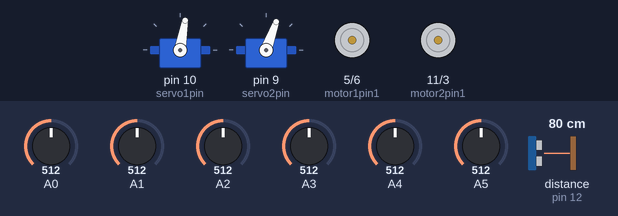
Simulated run of this sketch. Board: Arduino Uno, built with avr-gcc and run on an emulated ATmega328P. Parts: 2 × servo, motor-driver pin pairs drawn as motors (green arrow = first pin HIGH = forward, orange = second pin HIGH = backward, longer = more drive). The inputs (shaded band) are chosen by the test bench; at power-on: A0 = 512, A1 = 512, A2 = 512, A3 = 512, A4 = 512, A5 = 512, distance to the obstacle (sensor on pin 12) 80 cm. The echo pulse lasts 58.3 µs per cm.

Above: at 7.9 s.
8.0 s: A0 set to 716
9.9 s: A1 set to 596
At 10.5 s:
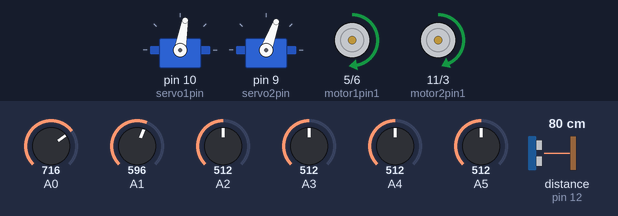
11.4 s: A1 set to 622
At 12.5 s:
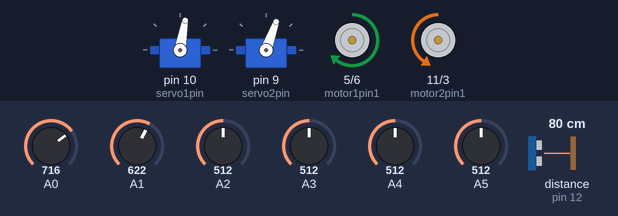
12.9 s: A2 set to 602
14.4 s: A2 set to 623
At 14.8 s:
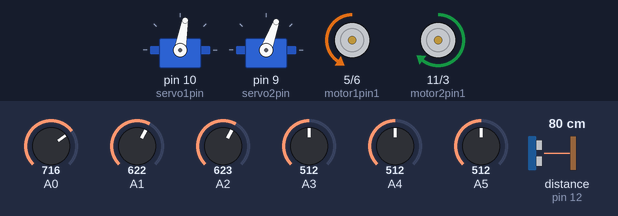
17.4 s: A3 set to 716
Timing chart, 0 to 21.4 s (numbered marks = the images above; inputs shaded):
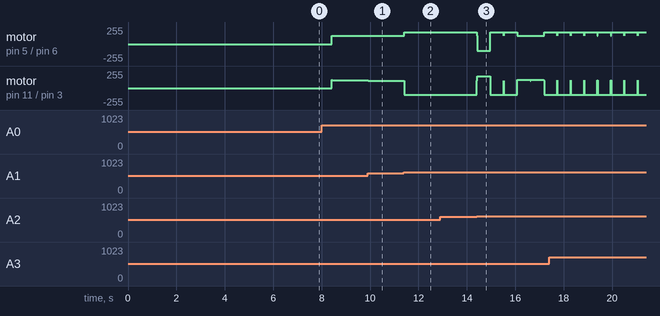

Measured:
- the behaviour switches between 614 and 615 on A1 (found by bisection; images 1 and 2)
- the behaviour switches between 613 and 614 on A2 (found by bisection; images 2 and 3)
- after the input at 9.9 s, motor on pin 11 (motor2pin1) / pin 3 (motor2pin2): forward 114/255 → forward 112/255 at once
- after the input at 11.4 s, motor on pin 5 (motor1pin1) / pin 6 (motor1pin2): forward 127/255 → forward 178/255 at once; motor on pin 11 (motor2pin1) / pin 3 (motor2pin2): forward 112/255 → backward 102/255 at once
- after the input at 12.9 s, every drawn part: stays the same
- after the input at 14.4 s, motor on pin 5 (motor1pin1) / pin 6 (motor1pin2): forward 178/255 → backward 102/255 at once, → forward 178/255 0.55 s later, → forward 127/255 1.1 s later, → forward 178/255 1.1 s later

The sketch:

search_n_rescue.ino
```cpp
// TODO:
// Better naming for motorpins
#include <QTRSensors.h>
#include <NewPing.h>
#include <Servo.h>

int servo1pin = 10; // servograb
int servo2pin = 9; //servolift

Servo servolift;
Servo servograb;

//Motor Pins
int motor1pin1 = 5; //blue left m1
int motor1pin2 = 6; //orange
int motor2pin1 = 11; //orange right m2
int motor2pin2 = 3; //blue

int motorSpeed = 50;   //regular motorspeed. The whole code works for =50

// Sonar: Pins , Max distance and Ping Timers
  #define TRIGGER_PIN 13 //trigger
  #define ECHO_PIN 12 //brown
  #define MAX_DISTANCE 100

  unsigned int pingSpeed = 500; // How often to ping (ms)
  unsigned long pingTimer;  // Time for next ping
  NewPing sonar(TRIGGER_PIN,ECHO_PIN,MAX_DISTANCE);


// Sensors
  const uint8_t SensorCount = 6;
  uint16_t sensors[SensorCount];
  static uint16_t lastError = 0;
  int llv = 600;
  QTRSensors qtr;

  int counter = 0;
  int counterDE = 0;
  int counterZy= 0;

void setup(){

  //servo
  servograb.attach(servo1pin);
  servolift.attach(servo2pin);

  //servolift.write(170);
  //delay(1000);
  servograb.write(80);
  servolift.write(70);


  setupIRSensors();
  setupLocomotion();
}

void loop(){
  int16_t position = qtr.readLineBlack(sensors);
  int tt = 535;

  position = qtr.readLineBlack(sensors);

  if(sensors[0] > llv && sensors[1] > llv || sensors[4] > llv && sensors[5] > llv){
    for (uint8_t i = 0; i < SensorCount; i++)
    {
      Serial.print(sensors[i]);
      Serial.print(' ');
    }
    Serial.print("Junction or turn");


    counter++;

    Serial.print(counter);

    if (counter == 2 || counter == 19 || counter == 23 || counter == 31 || counter == 40  || counter == 52  ){ //right turns
     setMotors(1.4*motorSpeed, -0.8*motorSpeed);
     delay(tt);
     while(sensors[2] < llv && sensors [3] <llv){
       int16_t position = qtr.readLineBlack(sensors);
      }
    }else if (counter ==  4 || counter == 22 || counter == 45 || counter == 46 ){ //left turns
    setMotors(-0.8*motorSpeed, 1.4*motorSpeed);
     delay(tt);
     while(sensors[2] < llv && sensors [3] <llv){
       int16_t position = qtr.readLineBlack(sensors);
      }
    }else if (counter == 5 || counter == 6 || counter == 24|| counter == 33 || counter == 34 || counter == 43 || counter == 51){ //straight
    setMotors(motorSpeed, motorSpeed);
     delay(tt);
     while(sensors[2] < llv){
       int16_t position = qtr.readLineBlack(sensors);
      }
    } else if(sensors[0] > llv && sensors[1] > llv){
     Serial.print(sensors[0]);
     Serial.print(" LEFT\n");

     setMotors(-0.8*motorSpeed, 1.4*motorSpeed);
     delay(tt);
     while(sensors[2] < llv && sensors [3] <llv){
        int16_t position = qtr.readLineBlack(sensors);
      }
    } else if(sensors[4] > llv && sensors[5] > llv){
      Serial.print(sensors[5]);
      Serial.print(" RIGHT\n");
      setMotors(1.4*motorSpeed, -0.8*motorSpeed);
      delay(tt);
      while(sensors[2] < llv && sensors [3] <llv){
        int16_t position = qtr.readLineBlack(sensors);
      }
    }

  }


 if(sensors[0] < llv && sensors[1] < llv && sensors[2] < llv && sensors[3] < llv && sensors[4] < llv && sensors[5] < llv){
    Serial.print("DEAD_END\n");

    counterDE++;

    setMotors(0, 0);
    delay(tt);
    unsigned int uS = sonar.ping(); //Send a ping
    unsigned int distance = sonar.convert_cm(uS); //Convert ping
    position = qtr.readLineBlack(sensors);


   if(counterDE == 6){  // straight
      setMotors(motorSpeed, motorSpeed);

      while(sensors[0] < llv && sensors[1] < llv && sensors[2] < llv && sensors[3] < llv && sensors[4] < llv && sensors[5] < llv) {
        position =  qtr.readLineBlack(sensors);
      }

    } else if (counterDE== 3 || counterDE == 5)  { //straight with optimized speed
      setMotors(motorSpeed, motorSpeed);

      while(sensors[0] < llv && sensors[1] < llv && sensors[2] < llv && sensors[3] < llv && sensors[4] < llv && sensors[5] < llv) {
        position =  qtr.readLineBlack(sensors);
      }

    } else if (distance < 30 && sensors[0] < llv && sensors[1] < llv && sensors[2] < llv && sensors[3] < llv && sensors[4] < llv && sensors[5] < llv){ //180 degree turns
      setMotors(-20, 20);    // maybe we can increase these values
      while(sensors[2] < llv && sensors[3] < llv) {
        position =  qtr.readLineBlack(sensors);
     }
    } else if (counterDE == 9){       //end action
      setMotors(0, 0);
      delay(10000);
    }

  }


  position = qtr.readLineBlack(sensors);


  unsigned int uS = sonar.ping(); //Send a ping
  unsigned int distance = sonar.convert_cm(uS); //Convert ping
  Serial.print(sonar.convert_cm(uS)); // Convert ping time to distance and print result (0 = outside set distance range, no ping echo)
  Serial.println("cm");


   if (distance == 10) {
   setMotors(0,0);
   counterZy++;
   delay(1000);
   servolift.write(160);
   delay(1000);
   servograb.write(140);
   delay(1000);
   servolift.write(70);
   delay(1000);
   servograb.write(80);
   delay(1000);
   unsigned int uS = sonar.ping();
   Serial.print("grab");


}
 else if (distance == 10 && counterZy==2) {
   setMotors(0,0);
   counterZy++;
   delay(1000);
   servolift.write(160);
   delay(1000);
   servograb.write(140);
   delay(1000);
   servolift.write(70);
   delay(1000);
   unsigned int uS = sonar.ping();
   Serial.print("grab");
  }


  for (uint8_t i = 0; i < SensorCount; i++)
  {
    Serial.print(sensors[i]);
    Serial.print(' ');
  }
  //Serial.print("STRAIGHT\n");
  Serial.println();
  int16_t error = position - 2500;

  float P = error;
  float I = I + error;
  float D = error - lastError;

  float KP = 0.035;
  float KI = 0;
  float KD = 0;

  int16_t correction = (KP * P) + (KI * I) + (KD * D);

  int16_t m1Speed = motorSpeed + correction;
  int16_t m2Speed = motorSpeed - correction;

  //Only positive speeds
  if(m1Speed < 0) { m1Speed = 0; }
  if(m2Speed < 0) { m2Speed = 0; }

  //Speed limit at 50
  if(m1Speed > 50) { m1Speed = 50;}
  if(m2Speed > 50) { m2Speed = 50;}

  setMotors(m1Speed, m2Speed);

  lastError = error;
}

void setupIRSensors(){
  // Set line sensor to Analog and set
  qtr.setTypeAnalog();
  qtr.setSensorPins((const uint8_t[]){A0, A1, A2, A3, A4, A5}, SensorCount);

  // Calibrate
  for (uint8_t i = 0; i < 250; i++)
  {
    qtr.calibrate();
    delay(2);
  }
}

void setupLocomotion(){
  // Set motor pins to output
  pinMode(motor1pin1, OUTPUT);
  pinMode(motor1pin2, OUTPUT);
}


bool checkSensors(){
  bool lostLine;
  unsigned int lowestLineValue = 20;
  int16_t position = qtr.readLineBlack(sensors);
  for(int i = 0; i < SensorCount; i++){
    if(sensors[i] > lowestLineValue){
      lostLine = false;
      break;
    }
  }

  return lostLine;
}

//Function to run the motors, the Speeds can be set between -100 and 100
void setMotors(int leftSpeed,int rightSpeed){
  if(rightSpeed>=0 and rightSpeed != 0){
    int Speed = map(rightSpeed, 0, 100, 0, 255);
    analogWrite(motor1pin1, Speed);
    digitalWrite(motor1pin2, LOW);
  }
  if(rightSpeed<=0 and rightSpeed != 0){
    int Speed = map(rightSpeed, -100, 0, 255, 0);
    digitalWrite(motor1pin1, LOW);
    analogWrite(motor1pin2, Speed);
  }
  if(rightSpeed == 0){
   digitalWrite(motor1pin1, LOW);
   digitalWrite(motor1pin2, LOW);
  }
  if(leftSpeed>=0 and leftSpeed != 0){
    int Speed = map(leftSpeed, 0, 100, 0, 255);
    analogWrite(motor2pin1, Speed);
    digitalWrite(motor2pin2, LOW);
  }
  if(leftSpeed<=0 and leftSpeed != 0){
    int Speed = map(leftSpeed, -100, 0, 255, 0);
    digitalWrite(motor2pin1, LOW);
    analogWrite(motor2pin2, Speed);
  }
  if(leftSpeed == 0){
    digitalWrite(motor2pin1, LOW);
    digitalWrite(motor2pin2, LOW);
  }
}
```
